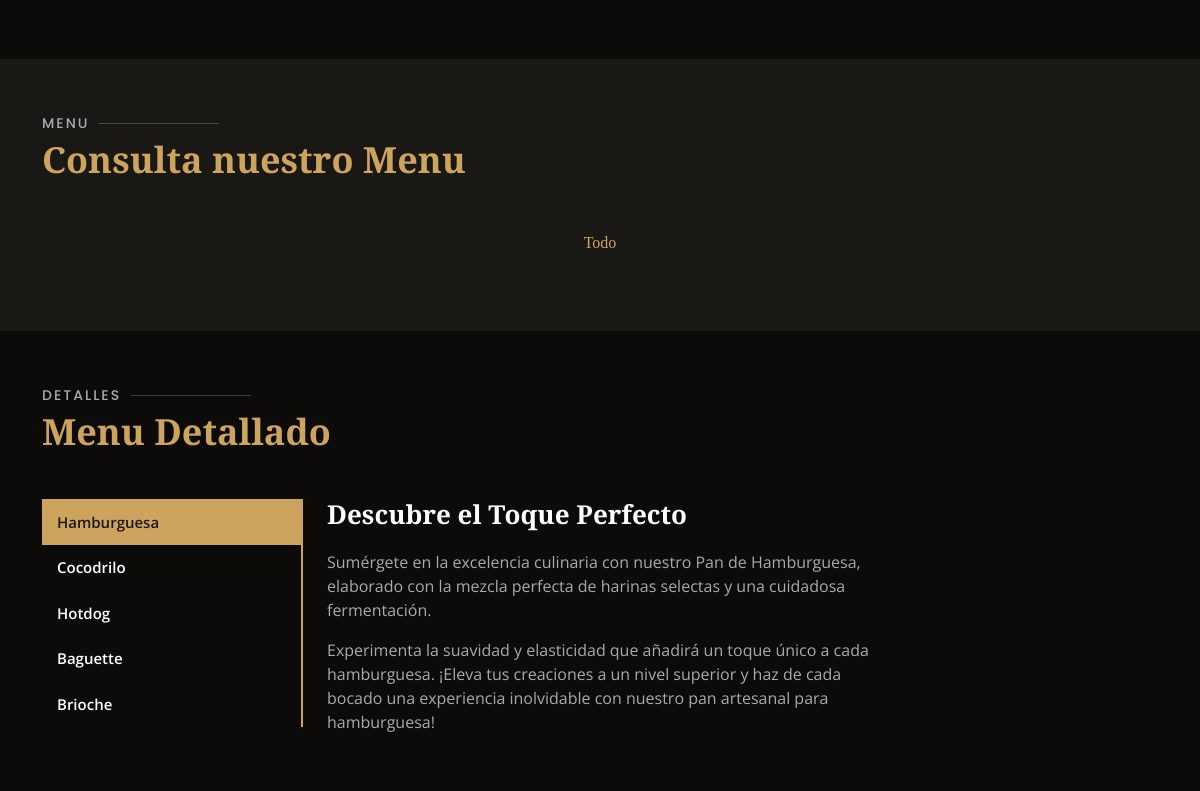
Before: / (middle part) with the older database file.
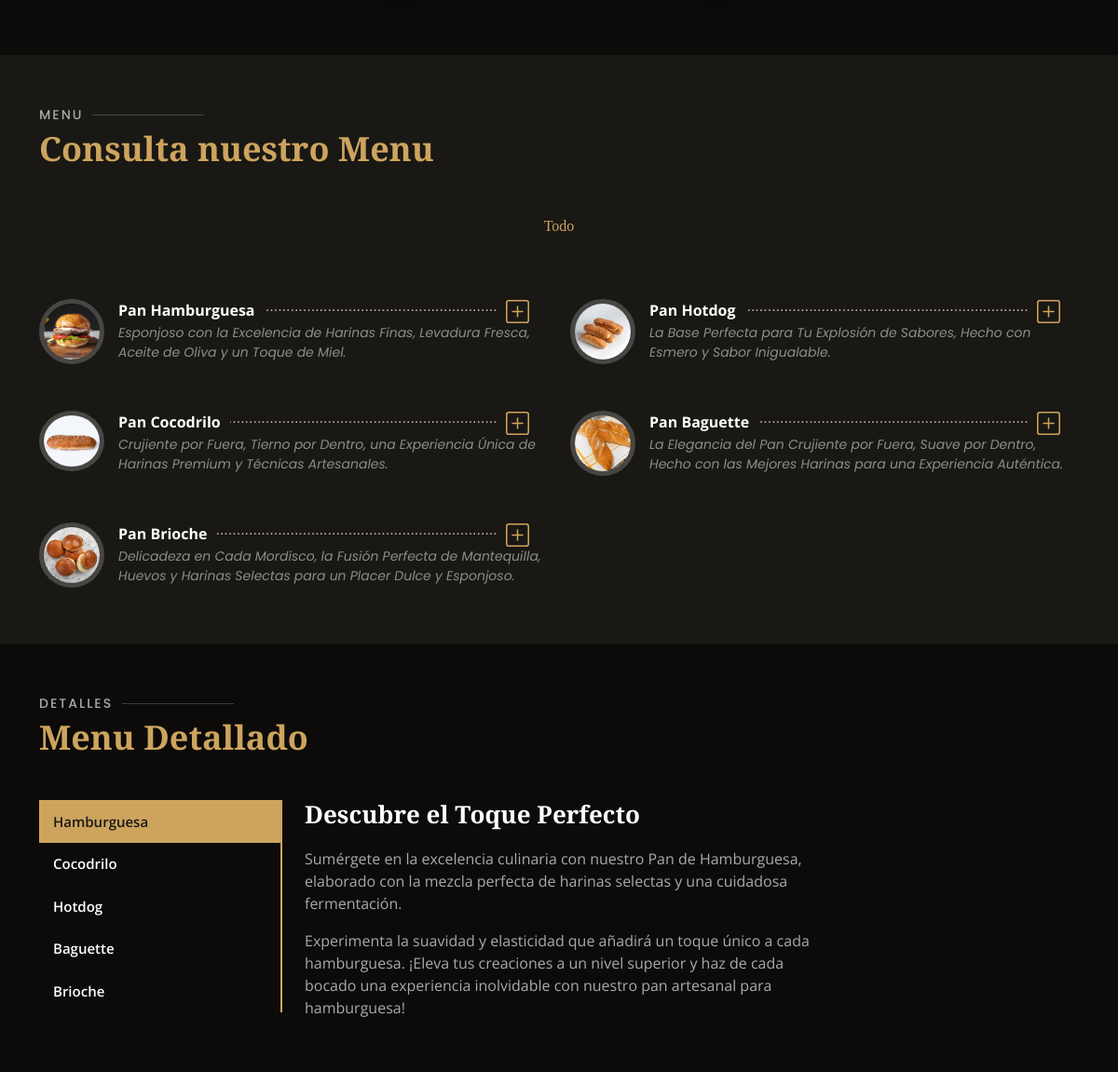
After: the same page with the newer database file.
### tables this page shows
CREATE TABLE `img_productos` (
  `id_img_productos` int(11) NOT NULL,
  `id_producto` int(11) DEFAULT NULL,
  `nombre_imagen` varchar(500) DEFAULT NULL
);

CREATE TABLE `productos` (
  `id_producto` int(11) NOT NULL,
  `nom_producto` varchar(100) DEFAULT NULL,
  `precio` double DEFAULT NULL,
  `descripcion` varchar(500) DEFAULT NULL,
  `existencia` int(11) DEFAULT NULL,
  `estado` varchar(50) DEFAULT NULL,
  `fecha` timestamp NOT NULL DEFAULT current_timestamp() ON UPDATE current_timestamp()
);

### src/data/Database.php (called while the page is built, shortened)
<?php
class Database
{
    private $servername = "localhost";
    private $username = "root";
    private $password = "";
    private $dbname = "panaderia";
    private $conn;
    public function __construct()
    {
        try {
            $this->conn = new PDO("mysql:host=$this->servername;dbname=$this->dbname", $this->username, $this->password);
            $this->conn->setAttribute(PDO::ATTR_ERRMODE, PDO::ERRMODE_EXCEPTION);
            $this->conn->exec("set names utf8");
        } catch (PDOException $e) {
            echo "Error en la conexión: " . $e->getMessage();
        }
    }
    public function ejecutarConsulta($sql, $params = [])
    {
        try {
            $stmt = $this->conn->prepare($sql);
            $stmt->execute($params);
            return $stmt;
        } catch (PDOException $e) {
            echo "Error en la consulta: " . $e->getMessage();
            return null;
        }
    }
    public function seleccionarDatos($sql, $params = [])
    {
        $stmt = $this->ejecutarConsulta($sql, $params);
        if ($stmt) {
            return $stmt->fetchAll(PDO::FETCH_ASSOC);
        } else {
            return null;
        }
    }
}
?>

### index.php (the view, shortened to what the changed rows need)
<?php
$db = new Database;
$sql_products = "select * from productos inner join img_productos on img_productos.id_producto=productos.id_producto";
$productos = $db->seleccionarDatos($sql_products);
?>
<!DOCTYPE html>
<html lang="en">
<head>
  <link href="assets/vendor/animate.css/animate.min.css" rel="stylesheet">
  <link href="assets/vendor/aos/aos.css" rel="stylesheet">
  <link href="assets/vendor/bootstrap/css/bootstrap.min.css" rel="stylesheet">
  <link href="assets/vendor/bootstrap-icons/bootstrap-icons.css" rel="stylesheet">
  <link href="assets/vendor/boxicons/css/boxicons.min.css" rel="stylesheet">
  <link href="assets/vendor/glightbox/css/glightbox.min.css" rel="stylesheet">
  <link href="assets/vendor/swiper/swiper-bundle.min.css" rel="stylesheet">
  <link href="assets/css/style.css" rel="stylesheet">
</head>
<body>
  <main id="main">
    <section id="menu" class="menu section-bg">
      <div class="container" data-aos="fade-up">
        <div class="section-title">
          <h2>Menu</h2>
        </div>
        <div class="row menu-container" data-aos="fade-up" data-aos-delay="200">
          <?php
          foreach($productos as $producto){
            ?>
          <div class="col-lg-6 menu-item filter-starters">
            <img src="/panaderia/assets/img/images_product/<?php echo $producto['nombre_imagen'];?>" class="menu-img" alt="">
            <div class="menu-content">
              <a>  <?php echo $producto['nom_producto'];?> </a><span> <a href="/panaderia/src/views/user/product_details.php?id=<?php echo $producto['id_producto'];?>"></a></span>
            </div>
            <div class="menu-ingredients">
            <?php echo $producto['descripcion'];?>
            </div>
          </div>
          <?php
          }
          ?>
        </div>
      </div>
    </section>
    <section id="specials" class="specials">
      <div class="container" data-aos="fade-up">
        <div class="section-title">
          <h2>Detalles</h2>
        </div>
      </div>
    </section>
  </main>
</body>
</html>

Changed rows visible on the page:
added img_productos: nombre_imagen (picture), id_producto.nom_producto "Pan Hamburguesa", id_producto.descripcion "Esponjoso con la Excelencia de Harinas Finas, Levadura Fresca, Aceite de Oliva y un Toque de Miel."
added img_productos: nombre_imagen (picture), id_producto.nom_producto "Pan Hotdog", id_producto.descripcion "La Base Perfecta para Tu Explosión de Sabores, Hecho con Esmero y Sabor Inigualable."
added img_productos: nombre_imagen (picture), id_producto.nom_producto "Pan Cocodrilo", id_producto.descripcion "Crujiente por Fuera, Tierno por Dentro, una Experiencia Única de Harinas Premium y Técnicas Artesanales."
added img_productos: nombre_imagen (picture), id_producto.nom_producto "Pan Baguette", id_producto.descripcion "La Elegancia del Pan Crujiente por Fuera, Suave por Dentro, Hecho con las Mejores Harinas para una Experiencia Auténtica."
added img_productos: nombre_imagen (picture), id_producto.nom_producto "Pan Brioche", id_producto.descripcion "Delicadeza en Cada Mordisco, la Fusión Perfecta de Mantequilla, Huevos y Harinas Selectas para un Placer Dulce y Esponjoso."
